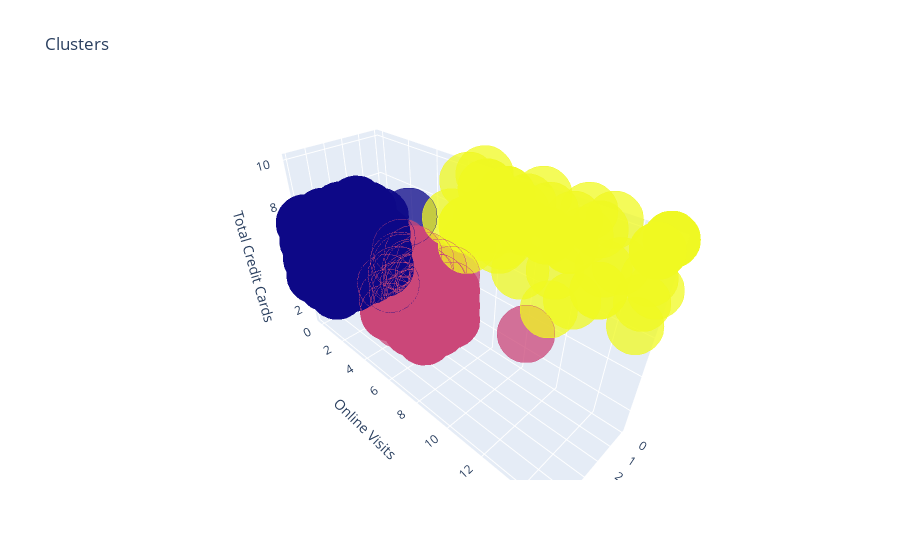

Notebook source saved alongside this figure:
### Code cell
trace1 = go.Scatter3d(
    x= data['total_visits_bank'],
    y= data['total_visits_online'],
    z= data['total_credit_cards'],
    mode='markers',
     marker=dict(
        color = data['cluster'], 
        size= 20,
        line=dict(
            color= data['cluster'],
            width= 15
        ),
        opacity=0.75
     ),

)
d = [trace1]
layout = go.Layout(
    title= 'Clusters',
    scene = dict(
            xaxis = dict(title  = 'Bank Visits'),
            yaxis = dict(title  = 'Online Visits'),
            zaxis = dict(title  = 'Total Credit Cards')
        )
)
fig = go.Figure(data=d, layout=layout)
py.offline.iplot(fig)

### Figure 1 — Plotly figure (JSON) as saved in the notebook; plotly's stock layout.template omitted (floating-point values rounded to 4 significant figures; data arrays with more than 128 entries replaced by an {"elided": "..."} marker saying what was removed)
{"data": [{"marker": {"color": {"elided": "660 int values"}, "line": {"color": {"elided": "660 int values"}, "width": 15}, "opacity": 0.75, "size": 20}, "mode": "markers", "type": "scatter3d", "x": {"elided": "660 int values"}, "y": {"elided": "660 int values"}, "z": {"elided": "660 int values"}}], "layout": {"scene": {"xaxis": {"title": {"text": "Bank Visits"}}, "yaxis": {"title": {"text": "Online Visits"}}, "zaxis": {"title": {"text": "Total Credit Cards"}}}, "title": {"text": "Clusters"}}}
